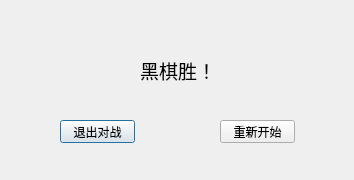
<?xml version="1.0" encoding="UTF-8"?>
<ui version="4.0">
 <class>win2_show</class>
 <widget class="QDialog" name="win2_show">
  <property name="geometry">
   <rect>
    <x>0</x>
    <y>0</y>
    <width>354</width>
    <height>180</height>
   </rect>
  </property>
  <property name="windowTitle">
   <string>Dialog</string>
  </property>
  <widget class="QPushButton" name="Quitgame">
   <property name="geometry">
    <rect>
     <x>60</x>
     <y>120</y>
     <width>75</width>
     <height>23</height>
    </rect>
   </property>
   <property name="text">
    <string>退出对战</string>
   </property>
  </widget>
  <widget class="QPushButton" name="Restart">
   <property name="geometry">
    <rect>
     <x>220</x>
     <y>120</y>
     <width>75</width>
     <height>23</height>
    </rect>
   </property>
   <property name="text">
    <string>重新开始</string>
   </property>
  </widget>
  <widget class="QLabel" name="label">
   <property name="geometry">
    <rect>
     <x>140</x>
     <y>50</y>
     <width>91</width>
     <height>41</height>
    </rect>
   </property>
   <property name="text">
    <string>&lt;html&gt;&lt;head/&gt;&lt;body&gt;&lt;p&gt;&lt;span style=&quot; font-size:14pt;&quot;&gt;黑棋胜！&lt;/span&gt;&lt;/p&gt;&lt;/body&gt;&lt;/html&gt;</string>
   </property>
  </widget>
 </widget>
 <resources/>
 <connections/>
</ui>
